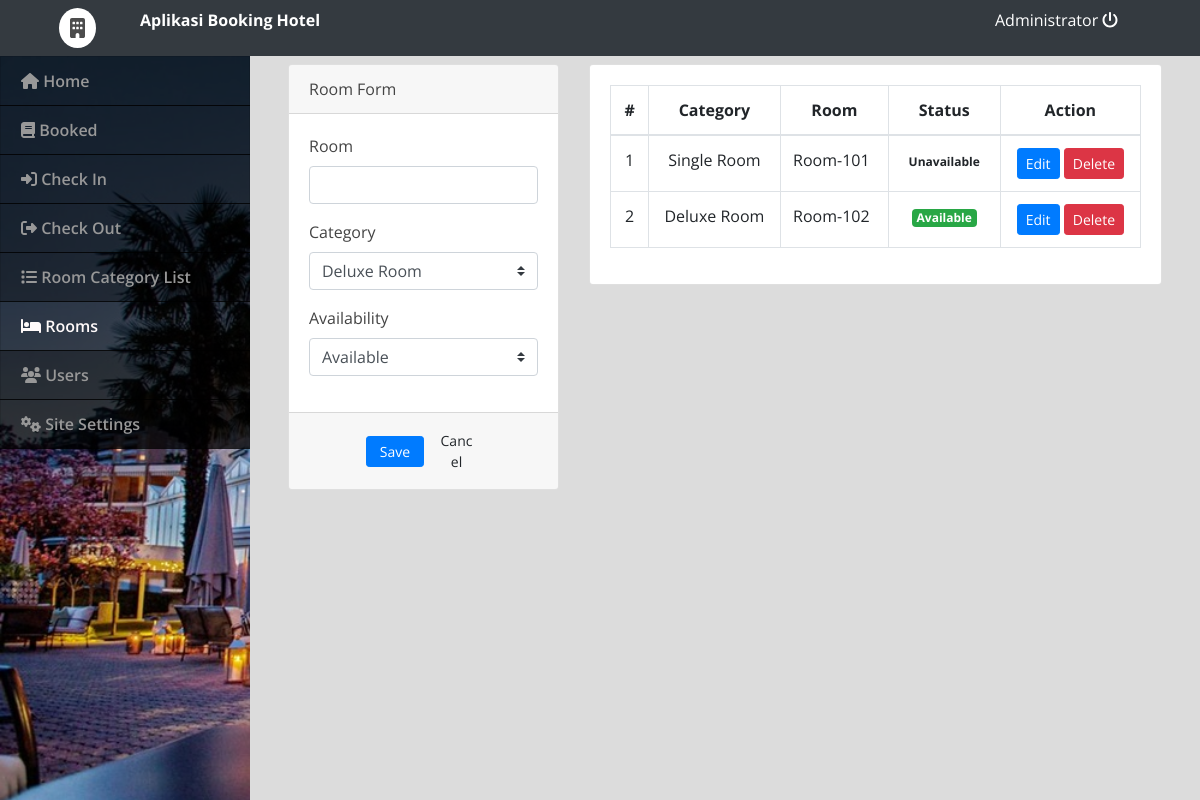
The page /admin/index.php?page=rooms (signed in) on the database its author committed.
### tables this page shows
CREATE TABLE `rooms` (
  `id` int(30) NOT NULL,
  `room` varchar(30) NOT NULL,
  `category_id` int(30) NOT NULL,
  `status` tinyint(1) NOT NULL DEFAULT 0 COMMENT '0 = Available , 1= Unvailables'
);

### admin/rooms.php (the view, shortened to what this page needs)
<?php include('db_connect.php');?>
<div class="container-fluid">
	<div class="col-lg-12">
		<div class="row">
			<div class="col-md-4">
			<form action="" id="manage-room">
				<div class="card">
					<div class="card-header">
						    Room Form
				  	</div>
					<div class="card-body">
							<div class="form-group">
								<label class="control-label">Room</label>
								<input type="text" class="form-control" name="room">
							</div>
							<div class="form-group">
								<label class="control-label">Category</label>
								<select class="custom-select browser-default" name="category_id">
									<?php
									$cat = $conn->query("SELECT * FROM room_categories order by name asc ");
									while($row= $cat->fetch_assoc()) {
										$cat_name[$row['id']] = $row['name'];
										?>
										<option value="<?php echo $row['id'] ?>"><?php echo $row['name'] ?></option>
									<?php
									}
									?>
								</select>
							</div>
							<div class="form-group">
								<label for="" class="control-label">Availability</label>
								<select class="custom-select browser-default" name="status">
									<option value="0">Available</option>
								</select>
							</div>
					</div>
					<div class="card-footer">
						<div class="row">
							<div class="col-md-12">
								<button class="btn btn-sm btn-primary col-sm-3 offset-md-3"> Save</button>
								<button class="btn btn-sm btn-default col-sm-3" type="button" onclick="$('#manage-room').get(0).reset()"> Cancel</button>
							</div>
						</div>
					</div>
				</div>
			</form>
			</div>
			<div class="col-md-8">
				<div class="card">
					<div class="card-body">
						<table class="table table-bordered table-hover">
							<thead>
								<tr>
									<th class="text-center">#</th>
									<th class="text-center">Category</th>
									<th class="text-center">Room</th>
									<th class="text-center">Status</th>
									<th class="text-center">Action</th>
								</tr>
							</thead>
							<tbody>
								<?php
								$i = 1;
								$rooms = $conn->query("SELECT * FROM rooms order by id asc");
								while($row=$rooms->fetch_assoc()):
								?>
								<tr>
									<td class="text-center"><?php echo $i++ ?></td>
									<td class="text-center"><?php echo $cat_name[$row['category_id']] ?></td>
									<td class=""><?php echo $row['room'] ?></td>
									<?php if($row['status'] == 0): ?>
										<td class="text-center"><span class="badge badge-success">Available</span></td>
									<?php else: ?>
										<td class="text-center"><span class="badge badge-default">Unavailable</span></td>
									<?php endif; ?>
									<td class="text-center">
										<button class="btn btn-sm btn-primary edit_cat" type="button" data-id="<?php echo $row['id'] ?>" data-room="<?php echo $row['room'] ?>" data-category_id="<?php echo $row['category_id'] ?>" data-status="<?php echo $row['status'] ?>">Edit</button>
										<button class="btn btn-sm btn-danger delete_cat" type="button" data-id="<?php echo $row['id'] ?>">Delete</button>
									</td>
								</tr>
								<?php endwhile; ?>
							</tbody>
						</table>
					</div>
				</div>
			</div>
		</div>
	</div>
</div>

### admin/assets/css/style.css (style rules this page uses)
body { font-family: "Open Sans", sans-serif; color: #444444; width: 100%; height: calc(100%); }

### admin/index.php (style rules this page uses)
body { background: #80808045; }

### rows shown on the page
rooms: category "Single Room", room "Room-101", status "Unavailable"
rooms: category "Deluxe Room", room "Room-102", status "Available"

### other values the page prints
$_SESSION['setting_hotel_name'] "Aplikasi Booking Hotel"
$_SESSION['login_name'] "Administrator"
form field category_id "Deluxe Room"
